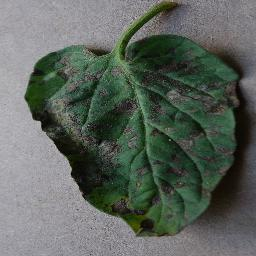
#> input picture Tomato/Bad_Dataset/Early Blight/141bbdef-ba38-49ed-9d6f-fe8d9de38e6f___RS_Erly.B 9579_180deg.JPG, 256 x 256 px
$ python -i image_analysis.py   (imports and definitions only)   (older library calls are emulated)
#> lines starting #> are read from the running program, lines starting #| are printed output that depends on the picture; after the words box and inside, x2 and y2 are one past the last pixel; in counts of white or black regions, pixels touching at a corner belong together
"""
Image Analysis Module
Xử lý phân tích ảnh lá: shape, color, texture/vein detection
"""

import numpy as np
import cv2
from PIL import Image
import io

# Import Frangi filter từ scikit-image (cài đặt nếu chưa có)
try:
    from skimage.filters import frangi
    FRANGI_AVAILABLE = True
except ImportError:
    FRANGI_AVAILABLE = False
    print("[Warning] scikit-image not available. Frangi filter will be disabled.")


# [139 lines left out: functions analyze_image, analyze_shape, not called in this run]


def get_gabor_vein_response(img_gray):
    """Tính tổng phản hồi Gabor ở nhiều hướng để làm nổi bật gân lá."""
    orientations = [0, 45, 90, 135] # Quét các hướng chính
    vein_map = np.zeros_like(img_gray, dtype=np.float32)

    for theta in orientations:
        # Kernel Gabor (Kích thước 9x9, sigma=1.5, lambda=5.0, gamma=0.5)
        # Các tham số này cần được tinh chỉnh theo độ phân giải ảnh
        kernel = cv2.getGaborKernel((9, 9), 1.5, np.deg2rad(theta), 5.0, 0.5, 0, ktype=cv2.CV_32F)

        # Lọc ảnh
        filtered = cv2.filter2D(img_gray, cv2.CV_8UC1, kernel)

        # Gộp kết quả: Giữ phản hồi mạnh nhất từ các hướng
        np.maximum(vein_map, filtered, out=vein_map)

    # Chuyển về uint8 để tương thích với Frangi filter và OpenCV operations
    vein_map = np.clip(vein_map, 0, 255).astype(np.uint8)
    return vein_map

def detect_veins_frangi(img_gray):
    """
    Phát hiện gân lá bằng Frangi Vesselness Filter
    Frangi filter chuyên phát hiện cấu trúc dạng mạch máu/gân lá
    Hiệu quả hơn Gabor filter cho việc phát hiện cấu trúc phân nhánh

    Args:
        img_gray: Ảnh grayscale

    Returns:
        Ảnh response của Frangi filter (0-255)
    """
    if not FRANGI_AVAILABLE:
        # Fallback về Gabor nếu không có scikit-image
        return get_gabor_vein_response(img_gray)

    try:
        # Chuẩn hóa ảnh về [0, 1]
        img_normalized = img_gray.astype(np.float64) / 255.0

        # Frangi filter với tham số CHẶT HƠN để chỉ phát hiện gân chính
        # sigmas: chỉ phát hiện gân to hơn (2-4 pixels) để tránh noise
        # black_ridges=False: gân sáng hơn nền (thường đúng với lá xanh)
        vein_response = frangi(
            img_normalized,
            sigmas=range(2, 5, 1),  # Multi-scale: 2, 3, 4 pixels (BỎ 1 pixel quá nhỏ)
            black_ridges=False,      # Gân sáng hơn nền
            alpha=0.5,               # Sensitivity to deviation from plate-like structure
            beta=0.5,                # Sensitivity to blobness
            gamma=25                 # Tăng từ 15->25: Giảm nhạy với background, chỉ lấy gân rõ
        )

        # Áp dụng threshold để chỉ giữ gân mạnh (top 30% response)
        threshold_value = np.percentile(vein_response, 70)  # Chỉ giữ top 30%
        vein_response[vein_response < threshold_value] = 0

        # Normalize về [0, 255]
        if vein_response.max() > 0:
            vein_norm = ((vein_response - vein_response.min()) /
                         (vein_response.max() - vein_response.min() + 1e-8) * 255).astype(np.uint8)
        else:
            vein_norm = np.zeros_like(img_gray, dtype=np.uint8)

        return vein_norm

    except Exception as e:
        print(f"[Warning] Frangi filter error: {e}. Falling back to Gabor.")
        return get_gabor_vein_response(img_gray)

def morphological_thinning(binary_img, iterations=10):
    """Thinning algorithm to extract skeleton"""
    # ... [Code gốc cho morphological_thinning giữ nguyên]
    skeleton = np.zeros_like(binary_img)
    img = binary_img.copy()
    kernel = cv2.getStructuringElement(cv2.MORPH_CROSS, (3, 3))

    for _ in range(iterations):
        eroded = cv2.erode(img, kernel)
        temp = cv2.morphologyEx(eroded, cv2.MORPH_OPEN, kernel)
        temp = cv2.subtract(img, temp)
        skeleton = cv2.bitwise_or(skeleton, temp)
        img = eroded.copy()

        if cv2.countNonZero(img) == 0:
            break

    return skeleton


def analyze_texture(img_array):
    """
    Phân tích texture và tạo viền gân lá với cải tiến sử dụng Gabor filter, CLAHE, và cải tiến tiền xử lý.

    Returns:
        dict: features, edge_mask (outer contour filled), raw_edge_mask, magnitude, leaf_contour
    """
    height, width = img_array.shape[:2]

    # Chuyển đổi không gian màu sang HSV
    hsv_image = cv2.cvtColor(img_array, cv2.COLOR_RGB2HSV)
#> hsv_image: shape (256, 256, 3); mean H, S, V 86, 51.8, 102.8

    # Tạo mask cho màu xanh và vàng
    lower_green = np.array([35, 20, 20])
    upper_green = np.array([85, 255, 255])
    green_mask = cv2.inRange(hsv_image, lower_green, upper_green)
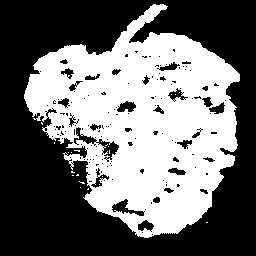
#> green_mask: shape (256, 256); 43.3% white; 21 white regions (20 under 20 px), largest, box (x1, y1, x2, y2) and area: (24, 4, 240, 238) 28329

    lower_yellow = np.array([15, 20, 20])
    upper_yellow = np.array([45, 255, 255])
    yellow_mask = cv2.inRange(hsv_image, lower_yellow, upper_yellow)
#> yellow_mask: shape (256, 256); 10% white; 133 white regions (99 under 20 px), largest, box (x1, y1, x2, y2) and area: (32, 109, 96, 173) 1116, (196, 164, 241, 224) 1074, (82, 192, 179, 238) 1023

    leaf_mask = cv2.bitwise_or(green_mask, yellow_mask)
#> leaf_mask: shape (256, 256); 47.9% white; 27 white regions (22 under 20 px), largest, box (x1, y1, x2, y2) and area: (24, 0, 241, 238) 31097, (242, 106, 250, 144) 144, (72, 174, 85, 186) 43, (240, 149, 242, 175) 39, (242, 175, 244, 191) 30

    # Tiền xử lý bằng CLAHE để tăng cường độ tương phản
    clahe = cv2.createCLAHE(clipLimit=2.0, tileGridSize=(8, 8))
    hsv_image[..., 1] = clahe.apply(hsv_image[..., 1])  # Tăng cường kênh Saturation
#> hsv_image: shape (256, 256, 3); mean H, S, V 86, 77.5, 102.8

    # Morphological transformation để làm sạch
    kernel_small = cv2.getStructuringElement(cv2.MORPH_ELLIPSE, (5, 5))
    kernel_large = cv2.getStructuringElement(cv2.MORPH_ELLIPSE, (11, 11))
    leaf_mask = cv2.morphologyEx(leaf_mask, cv2.MORPH_OPEN, kernel_small, iterations=2)
#> leaf_mask: shape (256, 256); 43.7% white; 5 white regions, box (x1, y1, x2, y2) and area: (24, 0, 240, 238) 27851, (49, 102, 70, 127) 309, (64, 126, 83, 151) 267, (87, 145, 102, 160) 157, (45, 125, 55, 134) 66
    leaf_mask = cv2.morphologyEx(leaf_mask, cv2.MORPH_CLOSE, kernel_large, iterations=3)
#> leaf_mask: shape (256, 256); 50.2% white; 1 black region

    contours, _ = cv2.findContours(leaf_mask, cv2.RETR_EXTERNAL, cv2.CHAIN_APPROX_SIMPLE)
#> contours = 1 contour; box (x1, y1, x2, y2) and area: (24, 0, 240, 238) 32528
    leaf_contour = None
    outer_contour_mask = np.zeros((height, width), dtype=np.uint8)
    if len(contours) > 0:
        largest_contour = max(contours, key=cv2.contourArea)
#> largest_contour = contour of 287 points, box (x1, y1, x2, y2) (24, 0, 240, 238), area 32528
        epsilon = 0.003 * cv2.arcLength(largest_contour, True)
#> epsilon = 2.51
        leaf_contour = cv2.approxPolyDP(largest_contour, epsilon, True)
#> leaf_contour = contour of 40 points, box (x1, y1, x2, y2) (24, 0, 240, 238), area 32634
        cv2.drawContours(outer_contour_mask, [leaf_contour], -1, 255, -1)
#> outer_contour_mask: shape (256, 256); 50.3% white; 1 black region, box (x1, y1, x2, y2) and area: (0, 0, 256, 256) 32542

    final_edge_mask = (outer_contour_mask > 0).astype(np.uint8)

    # Phát hiện gân lá sử dụng Frangi filter (ưu tiên) hoặc Gabor (fallback)
    gray_image = cv2.cvtColor(img_array, cv2.COLOR_RGB2GRAY)

    # Sử dụng Frangi filter (tốt hơn cho cấu trúc gân lá)
    if FRANGI_AVAILABLE:
        frangi_response = detect_veins_frangi(gray_image)  # Trả về uint8
#> in detect_veins_frangi, `threshold_value = np.percentile(vein_response, 70)`: threshold_value = 4.73e-09
        gabor_response = get_gabor_vein_response(gray_image)  # Trả về uint8
#> after the loop in get_gabor_vein_response, `for theta in orientations:`:
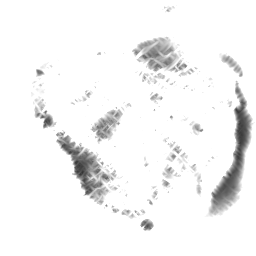
#> vein_map: shape (256, 256) float32; min 52, max 255, mean 244.4

        # Weighted combination: 50% Frangi + 50% Gabor (cân bằng hơn để tránh over-detection)
        vein_response = cv2.addWeighted(frangi_response, 0.5, gabor_response, 0.5, 0)
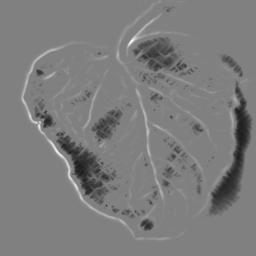
#> vein_response: shape (256, 256); min 26, max 254, mean 124.4
    else:
        # Fallback về Gabor nếu không có Frangi
        vein_response = get_gabor_vein_response(gray_image)
        gabor_response = vein_response

    # Threshold với percentile CAO HƠN để chỉ giữ gân chính (không phải toàn bộ texture)
    threshold_value = np.percentile(vein_response[final_edge_mask], 80) if np.sum(final_edge_mask) > 0 else 140
#> threshold_value = 128
    _, vein_binary = cv2.threshold(vein_response, threshold_value, 255, cv2.THRESH_BINARY)
#> vein_binary: shape (256, 256); 18.1% white; 125 white regions (84 under 20 px), largest, box (x1, y1, x2, y2) and area: (18, 0, 236, 243) 5927, (41, 54, 110, 151) 1562, (125, 12, 199, 57) 568

    # Morphological closing để nối các gân đứt đoạn
    kernel_connect = cv2.getStructuringElement(cv2.MORPH_RECT, (2, 2))
    vein_connected = cv2.morphologyEx(vein_binary, cv2.MORPH_CLOSE, kernel_connect, iterations=1)
#> vein_connected: shape (256, 256); 18.4% white; 111 white regions (73 under 20 px), largest, box (x1, y1, x2, y2) and area: (19, 0, 237, 244) 8114, (126, 13, 200, 58) 573, (109, 152, 144, 213) 348

    # Sử dụng thinning để làm mảnh các đường gân
    vein_skeleton = morphological_thinning(vein_connected, iterations=8)

    # Đảm bảo vein_skeleton là uint8
    if vein_skeleton.dtype != np.uint8:
        vein_skeleton = vein_skeleton.astype(np.uint8)

    # Áp dụng vào vùng lá (đảm bảo mask là uint8)
    vein_in_leaf = cv2.bitwise_and(vein_skeleton, vein_skeleton, mask=outer_contour_mask.astype(np.uint8))
#> vein_in_leaf: shape (256, 256); 14.3% white; 84 white regions (46 under 20 px), largest, box (x1, y1, x2, y2) and area: (42, 0, 236, 232) 5800, (126, 13, 181, 58) 486, (109, 152, 144, 213) 348

    # Loại bỏ các thành phần nhiễu (blob) nhỏ
    num_labels, labels, stats, centroids = cv2.connectedComponentsWithStats(vein_in_leaf.astype(np.uint8), connectivity=8)
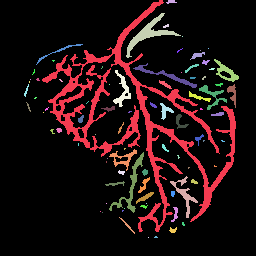
#> labels: shape (256, 256) int32; 85 distinct labels, from 0 to 84; one colour per label, 0 black
#> num_labels = 85; stats = 85 rows, first 6: [0, 0, 256, 256, 56145], [42, 0, 194, 232, 5800], [166, 0, 11, 4, 27], [126, 13, 55, 45, 486], [163, 24, 6, 4, 15], [182, 36, 1, 1, 1]; centroids = 85 pairs, first value 25.96 to 232.3, second value 1.3 to 237

    min_vein_area = 5  # Điều chỉnh để phát hiện gân nhỏ hơn
    internal_edges = np.zeros_like(vein_in_leaf)
    kept_components = 0

    print(f"[DEBUG Step 1-3] vein_binary={np.sum(vein_binary > 0)}, vein_connected={np.sum(vein_connected > 0)}, vein_skeleton={np.sum(vein_skeleton > 0)}")
#| [DEBUG Step 1-3] vein_binary=11891, vein_connected=12071, vein_skeleton=12071
    print(f"[DEBUG Step 4-5] vein_in_leaf={np.sum(vein_in_leaf > 0)}, num_labels={num_labels-1}")
#| [DEBUG Step 4-5] vein_in_leaf=9391, num_labels=84

    for i in range(1, num_labels):
        area = stats[i, cv2.CC_STAT_AREA]
        width = stats[i, cv2.CC_STAT_WIDTH]
        height = stats[i, cv2.CC_STAT_HEIGHT]

        # Điều kiện chọn gân đủ lớn hoặc dài
        if area >= min_vein_area or max(width, height) > 5:
            internal_edges[labels == i] = 255
            kept_components += 1
#> this loop made 84 passes
#> (area, width, height) on passes 1, 2, 3, 6, 10, 11, 13, 14: (5800, 194, 232), (27, 11, 4), (486, 55, 45), (88, 47, 21), (52, 15, 8), (203, 25, 23), (24, 8, 5), (243, 64, 25)
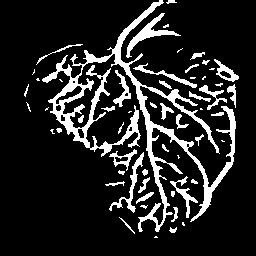
#> internal_edges: shape (256, 256); 14.3% white; 57 white regions (19 under 20 px), largest, box (x1, y1, x2, y2) and area: (42, 0, 236, 232) 5800, (126, 13, 181, 58) 486, (109, 152, 144, 213) 348
#> after the loop, kept_components = 57

    print(f"[DEBUG Step 6] kept_components={kept_components}, internal_edges={np.sum(internal_edges > 0)}")
#| [DEBUG Step 6] kept_components=57, internal_edges=9339

    # FALLBACK 1: Nếu không phát hiện được gì, dùng toàn bộ vein_in_leaf
    if kept_components == 0 or np.sum(internal_edges) < 10:
        print("[DEBUG] FALLBACK 1: Using all vein_in_leaf")
        internal_edges = vein_in_leaf.copy()

    # FALLBACK 2: Nếu vẫn rỗng, dùng Sobel edge detection
    if np.sum(internal_edges) < 10:
        print("[DEBUG] FALLBACK 2: Using Sobel edge detection")

        # Chỉ làm trong vùng lá (đảm bảo mask là uint8)
        mask_uint8 = outer_contour_mask.astype(np.uint8) if outer_contour_mask.dtype != np.uint8 else outer_contour_mask
        leaf_region = cv2.bitwise_and(img_array, img_array, mask=mask_uint8)
        gray_leaf = cv2.cvtColor(leaf_region, cv2.COLOR_RGB2GRAY)

        # Sobel edge detection
        sobelx = cv2.Sobel(gray_leaf, cv2.CV_64F, 1, 0, ksize=3)
        sobely = cv2.Sobel(gray_leaf, cv2.CV_64F, 0, 1, ksize=3)
        magnitude = np.sqrt(sobelx**2 + sobely**2)

        # Normalize và threshold
        magnitude_norm = cv2.normalize(magnitude, None, 0, 255, cv2.NORM_MINMAX).astype(np.uint8)
        _, edges_simple = cv2.threshold(magnitude_norm, 30, 255, cv2.THRESH_BINARY)

        # Làm mảnh
        edges_thin = morphological_thinning(edges_simple, iterations=3)
        internal_edges = edges_thin

    # Dilate slightly để làm rõ hơn
    kernel_vis = cv2.getStructuringElement(cv2.MORPH_RECT, (2, 2))
    internal_edges = cv2.dilate(internal_edges, kernel_vis, iterations=1)
#> internal_edges: shape (256, 256); 19.5% white; 50 white regions (12 under 20 px), largest, box (x1, y1, x2, y2) and area: (42, 0, 237, 233) 7939, (126, 13, 182, 59) 606, (109, 152, 145, 214) 481

    # Tính metrics
    leaf_area = np.sum(final_edge_mask)
#> leaf_area = 32994
    edge_count = np.sum(internal_edges > 0)
#> edge_count = 12803

    print(f"[DEBUG Vein Detection] leaf_area={leaf_area}, edge_count={edge_count}, kept_components={kept_components}")
#| [DEBUG Vein Detection] leaf_area=32994, edge_count=12803, kept_components=57

    if leaf_area > 0 and edge_count > 0:
        # Vein density thường từ 2-15% diện tích lá
        vein_density = edge_count / leaf_area
#> vein_density = 0.388

        # Scale để 5% density = score 0.5, 10% = 1.0
        vein_score = min(vein_density * 10, 1.0)
#> vein_score = 1
        edge_density = vein_density
#> edge_density = 0.388

        print(f"[DEBUG Vein Detection] vein_density={vein_density:.4f}, vein_score={vein_score:.3f}")
#| [DEBUG Vein Detection] vein_density=0.3880, vein_score=1.000
    else:
        vein_density = 0.0
        vein_score = 0.0
        edge_density = 0.0
        print(f"[DEBUG Vein Detection] WARNING: No veins detected!")

    # Tính Contrast (độ phức tạp bề mặt)
    if leaf_area > 0 and np.sum(final_edge_mask) > 0:
        contrast = min(np.std(gray_image[final_edge_mask]) / 60, 1.0)
#> contrast = 0.308
    else:
        contrast = 0.0

    # [Code cho raw_edge_mask và magnitude - để tương thích ngược]
    denoised = cv2.bilateralFilter(gray_image, 9, 75, 75)
    sobelx = cv2.Sobel(denoised, cv2.CV_64F, 1, 0, ksize=3)
    sobely = cv2.Sobel(denoised, cv2.CV_64F, 0, 1, ksize=3)
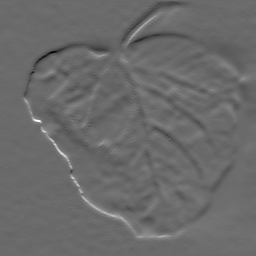
#> sobely: shape (256, 256) float64; min -309, max 429, mean -0.1; drawn with min black and max white
    magnitude = np.sqrt(sobelx**2 + sobely**2)
    magnitude_normalized = cv2.normalize(magnitude, None, 0, 255, cv2.NORM_MINMAX).astype(np.uint8)
    _, edge_mask_adaptive = cv2.threshold(magnitude_normalized, 0, 255, cv2.THRESH_BINARY + cv2.THRESH_OTSU)
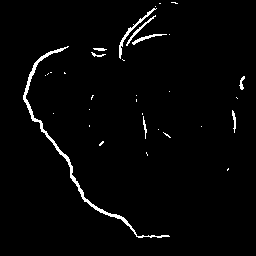
#> edge_mask_adaptive: shape (256, 256); 2.3% white in thin lines or dots, all inside (x1, y1, x2, y2) = (23, 2, 245, 238)
    raw_edge_mask = edge_mask_adaptive > 0

    return {
        'features': {
            'edgeDensity': f"{edge_density:.4f}",
            'veinScore': f"{vein_score:.3f}",
            'contrast': f"{contrast:.3f}"
        },
        'edge_mask': final_edge_mask,
        'raw_edge_mask': raw_edge_mask,
        'magnitude': magnitude,
        'leaf_contour': leaf_contour,
        'internal_edges': internal_edges
    }


# [480 lines left out: functions dilate_edge_mask, analyze_color, calculate_dynamic_score, _calculate_shape_score_internal, _calculate_color_score_internal, _calculate_texture_score_internal and 2 more, not called in this run]

>>> import cv2
>>> picture = cv2.cvtColor(cv2.imread('Tomato/Bad_Dataset/Early Blight/141bbdef-ba38-49ed-9d6f-fe8d9de38e6f___RS_Erly.B 9579_180deg.JPG'), cv2.COLOR_BGR2RGB)
>>> result = analyze_texture(picture)
#> result = 6 items
